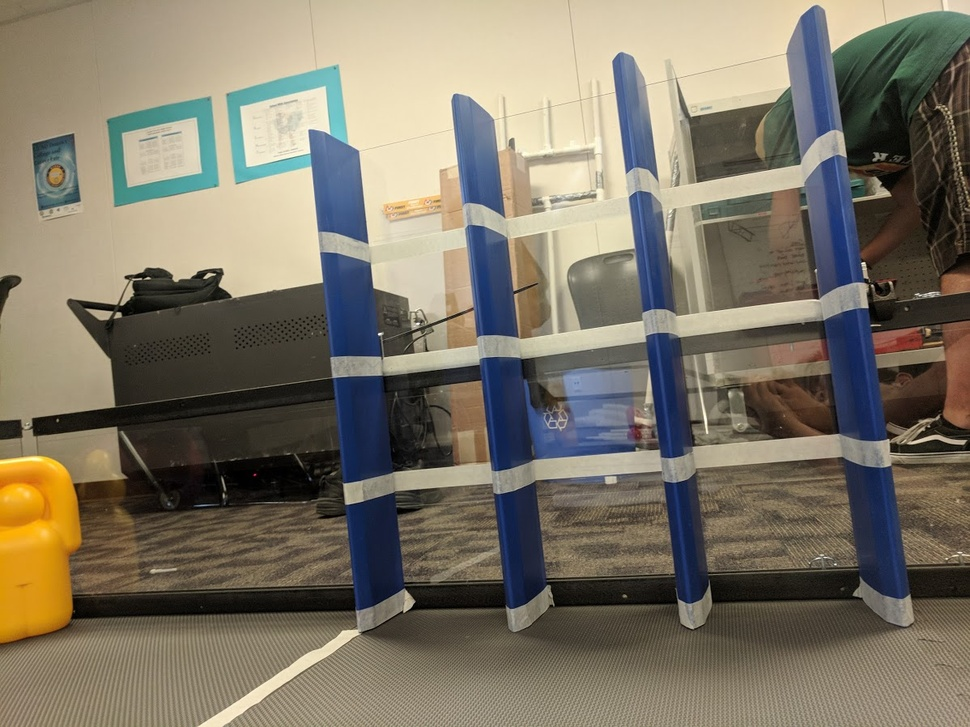
#> input picture images/row1.jpg, 970 x 727 px, shrunk from 1198 x 898 before the run, found by its file name
$ python DetectRows.py   (older library calls are emulated)
#> lines starting #> are read from the running program, lines starting #| are printed output that depends on the picture; after the words box and inside, x2 and y2 are one past the last pixel; in counts of white or black regions, pixels touching at a corner belong together
import numpy
import cv2

# Load Test Image
raw = cv2.imread("../images/cryptoboxes/row1.jpg")
#> raw is the input picture: shape (727, 970, 3); mean B, G, R 102.5, 118, 125.3

height, width = raw.shape[:2]
# Convert to HSV for color filtering
hsv = cv2.cvtColor(raw, cv2.COLOR_BGR2HSV)
#> hsv: shape (727, 970, 3); mean H, S, V 34, 76.7, 132.4

# Prepare a kernal ERODE/DIALTE
kernel = numpy.ones((4, 4), numpy.uint8)

# Erode, Dilate, and blur to clean the image up
hsv = cv2.erode(hsv, kernel)
#> hsv: shape (727, 970, 3); mean H, S, V 30.4, 64.3, 119.4
hsv = cv2.dilate(hsv, kernel)
#> hsv: shape (727, 970, 3); mean H, S, V 33.3, 71.1, 127.3
hsv = cv2.blur(hsv, (6, 6))
#> hsv: shape (727, 970, 3); mean H, S, V 33.3, 71.1, 127.4

# Set the HSV color rang to filter out
lower = numpy.array([90, 105, 25])  # Darker Blue Range
upper = numpy.array([130, 250, 150])  # Lighter Blue Range

# mask out all colors that fall outside the range above
mask = cv2.inRange(hsv, lower, upper)
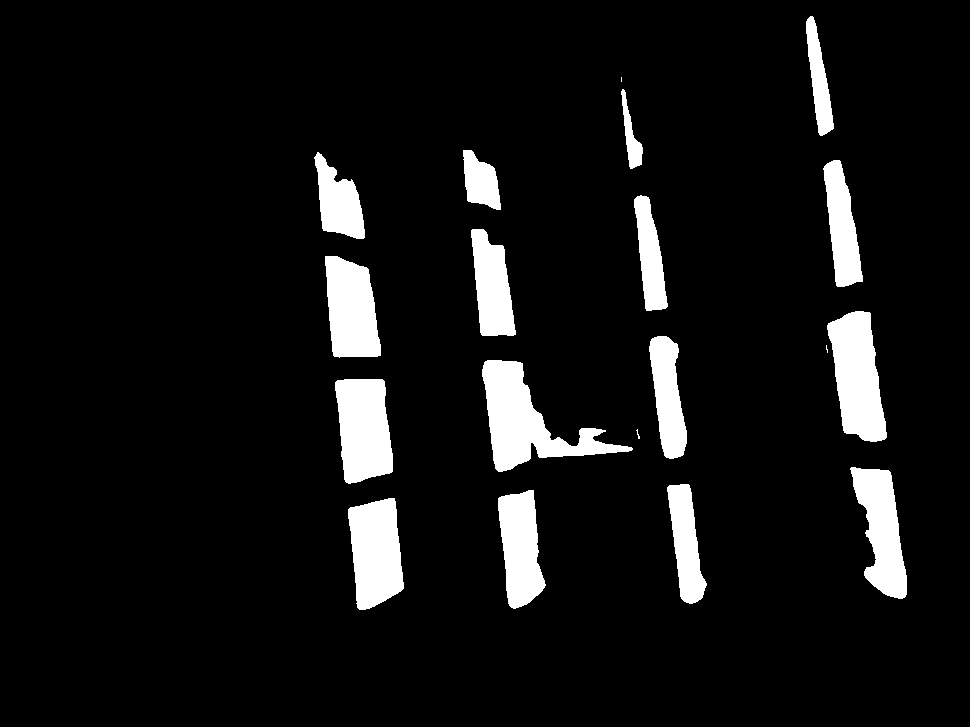
#> mask: shape (727, 970); 7.8% white; 19 white regions (3 under 20 px), largest, box (x1, y1, x2, y2) and area: (482, 360, 633, 472) 6281, (827, 311, 887, 442) 5243, (335, 379, 393, 484) 4902

# this is to join together the smaller blue segemnts of the
# crypto box that are split up by the white tape.
# In this case we are allowing the joing along the Y axis to be high.s

structure = cv2.getStructuringElement(cv2.MORPH_RECT, (10, 200))
mask = cv2.morphologyEx(mask, cv2.MORPH_CLOSE, structure)
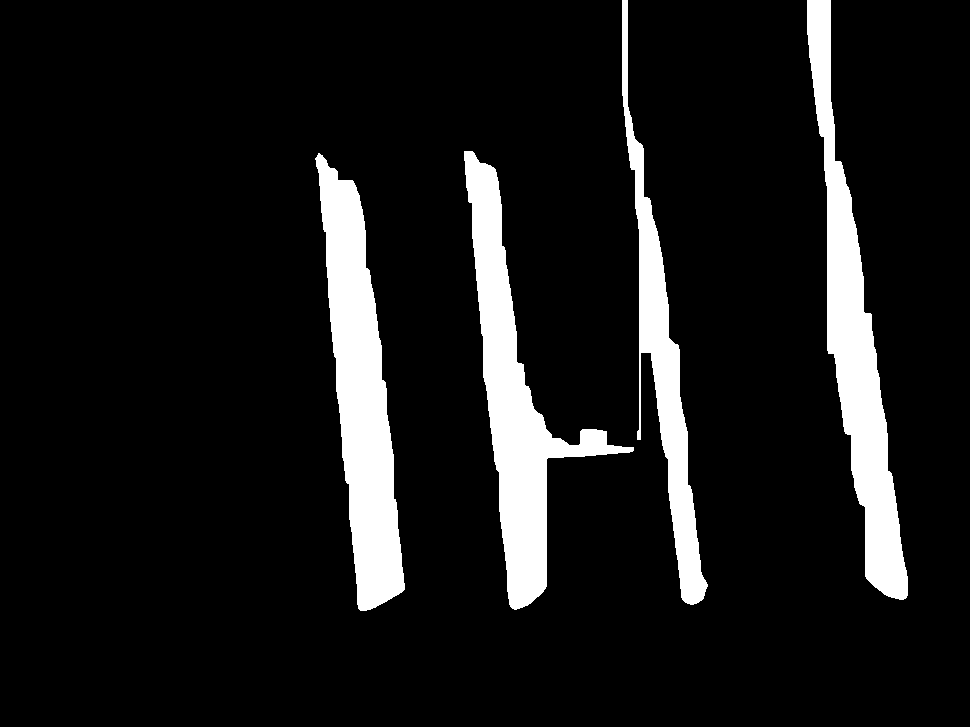
#> mask: shape (727, 970); 9.9% white; 4 white regions

im2, contours, hierarchy = cv2.findContours(mask, cv2.RETR_EXTERNAL, cv2.CHAIN_APPROX_SIMPLE)
#> contours = 4 contours; box (x1, y1, x2, y2) and area: (315, 153, 405, 611) 19396, (464, 151, 634, 610) 18588, (807, 0, 908, 600) 18180, (622, 0, 708, 605) 11001

boxes = []  # We use this to store our boxes

# Filter and generate bounding boxes that will later become our pillars.
for c in contours:
    cnt = c

    if cv2.contourArea(cnt) > 1000:  # Filter by area
        rect = cv2.minAreaRect(cnt)
        ((x, y), (w, h), angle) = rect

        ratio = max(numpy.abs(h / w), numpy.abs(w / h))

        box = cv2.boxPoints(rect)  # cv2.boxPoints(rect) for OpenCV 3.x
        box = numpy.int0(box)
        cv2.putText(raw, "Height: " + str(round(h, 3)), (int(x) - 10, int(y) - 15), 0, 0.4, (0, 255, 255), 1)
        cv2.putText(raw, "Width: " + str(round(w, 3)), (int(x) - 10, int(y) - 30), 0, 0.4, (0, 255, 255), 1)
        cv2.putText(raw, "Ratio: " + str(round(ratio, 3)), (int(x) - 10, int(y) + 20), 0, 0.4, (0, 255, 255), 1)
        cv2.putText(raw, "Angel: " + str(round(angle, 3)), (int(x) - 10, int(y) + 35), 0, 0.4, (0, 255, 255), 1)
        cv2.putText(raw, "Area: " + str(round(cv2.contourArea(cnt), 3)), (int(x) - 10, int(y) + 50), 0, 0.4,
                    (0, 255, 255), 1)

        if ratio > 3:  # Check to see if the box is tall
            boxes.append((x, y, w, h))  # If all true add the box to array
            cv2.putText(raw, "Accepted!", (int(x) - 10, int(y) + -50), 0, 0.5, (0, 255, 0), 1)
            cv2.circle(raw, (int(x), int(y)), 5, (0, 255, 0), 3)
            cv2.drawContours(raw, [box], 0, (0, 255, 0), 2)
        else:
            cv2.putText(raw, "Rejected!", (int(x) - 10, int(y) + -50), 0, 0.5, (0, 0, 255), 1)
            cv2.circle(raw, (int(x), int(y)), 5, (0, 0, 255), 3)
            cv2.drawContours(raw, [box], 0, (0, 0, 255), 2)
#> this loop made 4 passes
#> (x, y, w, h, angle, ratio, box) on passes 1 to 4: (359.8, 379.7, 51.04, 459.5, -5.83, 9, [[357, 610], [311, 153], [361, 148], [408, 605]]), (553.6, 372.9, 141.3, 460.9, -6.4, 3.26, [[509, 609], [457, 151], [598, 135], [649, 594]]), (845.3, 300.8, 49.35, 606.4, -7.61, 12.29, [[861, 604], [780, 3], [829, -3], [909, 598]]), (647.2, 303.2, 52.35, 608.2, -6.79, 11.62, [[657, 608], [585, 4], [637, -1], [709, 602]])
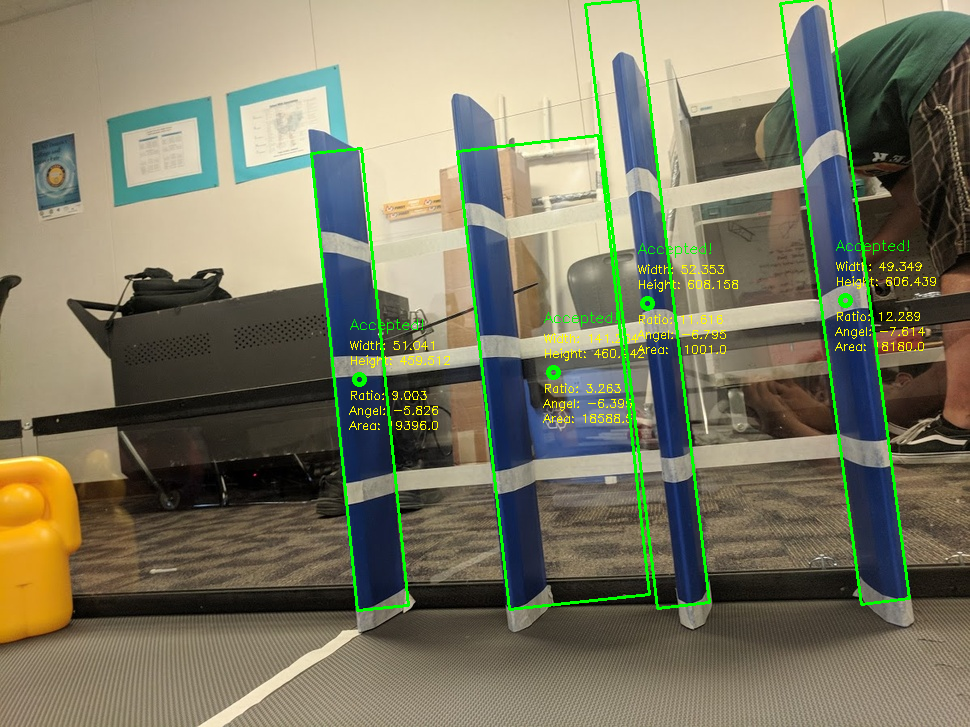
#> raw: shape (727, 970, 3); 2.78% of pixels changed, all inside (x1, y1, x2, y2) = (310, 0, 936, 612)
#> after the loop, boxes = [(359.8, 379.7, 51.04, 459.5), (553.6, 372.9, 141.3, 460.9), (845.3, 300.8, 49.35, 606.4), (647.2, 303.2, 52.35, 608.2)]


# Sort the boxes by X-Axis coord. This allows us to address each pillar by an index.
def getKey(item):
    return item[0]


boxes = sorted(boxes, key=getKey)
#> boxes = [(359.8, 379.7, 51.04, 459.5), (553.6, 372.9, 141.3, 460.9), (647.2, 303.2, 52.35, 608.2), (845.3, 300.8, 49.35, 606.4)]
#| 4


# Slot calulcation logic
def drawSlot(slot):
#> called with slot = 0
    leftRow = boxes[slot]  # Get the pillar to the left
#> leftRow = (359.8, 379.7, 51.04, 459.5)

    rightRow = boxes[slot + 1]  # Get the pillar to the right
#> rightRow = (553.6, 372.9, 141.3, 460.9)

    leftX = leftRow[0]  # Get the X Coord
#> leftX = 359.8
    rightX = rightRow[0]  # Get the X Coord
#> rightX = 553.6

    drawX = int((rightX - leftX) / 2) + leftX  # Calculate the point between the two
#> drawX = 455.8
    drawY = leftRow[1] + (
    leftRow[3] / 2)  # Calculate Y Coord. We wont use this in our bot's opetation, buts its nice for drawing
#> drawY = 609.4

    return (int(drawX), int(drawY))


# Draw Slots
print(len(boxes))
if len(boxes) >= 3:
    left = drawSlot(0)
#> left = (455, 609)
    center = drawSlot(1)
#> center = (599, 603)
    right = drawSlot(2)
#> right = (746, 607)

    cv2.putText(raw, "Left", (left[0] - 10, left[1] - 20), 0, 0.8, (0, 255, 255), 2)
    cv2.circle(raw, left, 5, (0, 255, 255), 3);
#> raw: shape (727, 970, 3); mean B, G, R 99.5, 122.2, 123.8

    cv2.putText(raw, "Center", (center[0] - 10, center[1] - 20), 0, 0.8, (0, 255, 255), 2)
    cv2.circle(raw, center, 5, (0, 255, 255), 3);
#> raw: shape (727, 970, 3); mean B, G, R 99.4, 122.4, 124

    cv2.putText(raw, "Right", (right[0] - 10, right[1] - 20), 0, 0.8, (0, 255, 255), 2)
    cv2.circle(raw, right, 5, (0, 255, 255), 3);
#> raw: shape (727, 970, 3); mean B, G, R 99.4, 122.6, 124.2

    bottomCenter = (int(width / 2), int(height))
    cv2.line(raw, bottomCenter, left, (255, 0, 0), 4)

    cv2.line(raw, bottomCenter, (bottomCenter[0], left[1]), (255, 255, 255), 3)
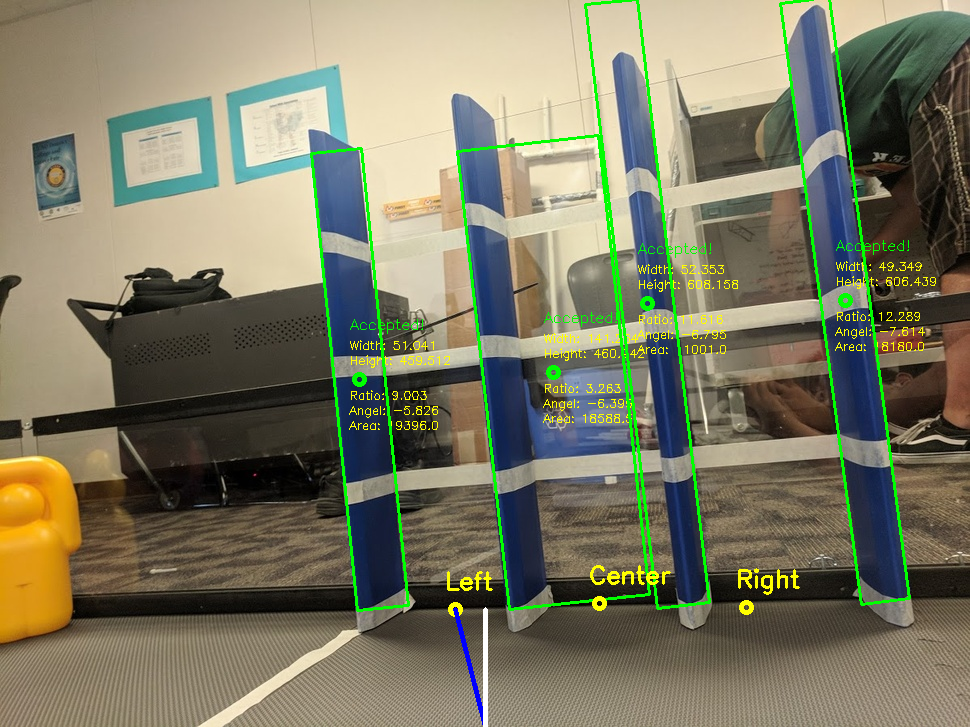
#> raw: shape (727, 970, 3); mean B, G, R 99.7, 122.7, 124.2

    distanceBetween = bottomCenter[0] - left[0]
#> distanceBetween = 30

    cv2.putText(raw, str(distanceBetween), bottomCenter, 0, 1, (255, 255, 255))
#> raw: shape (727, 970, 3); 0.01% of pixels changed, all inside (x1, y1, x2, y2) = (488, 706, 523, 727)

cv2.imshow("Raw", raw)
cv2.imshow("Mask", mask)

while (True):
    if cv2.waitKey(1) & 0xFF == ord('q'):
#> (key q is pressed here)
        break

$ run again, with images/row2.jpg copied over images/row1.jpg
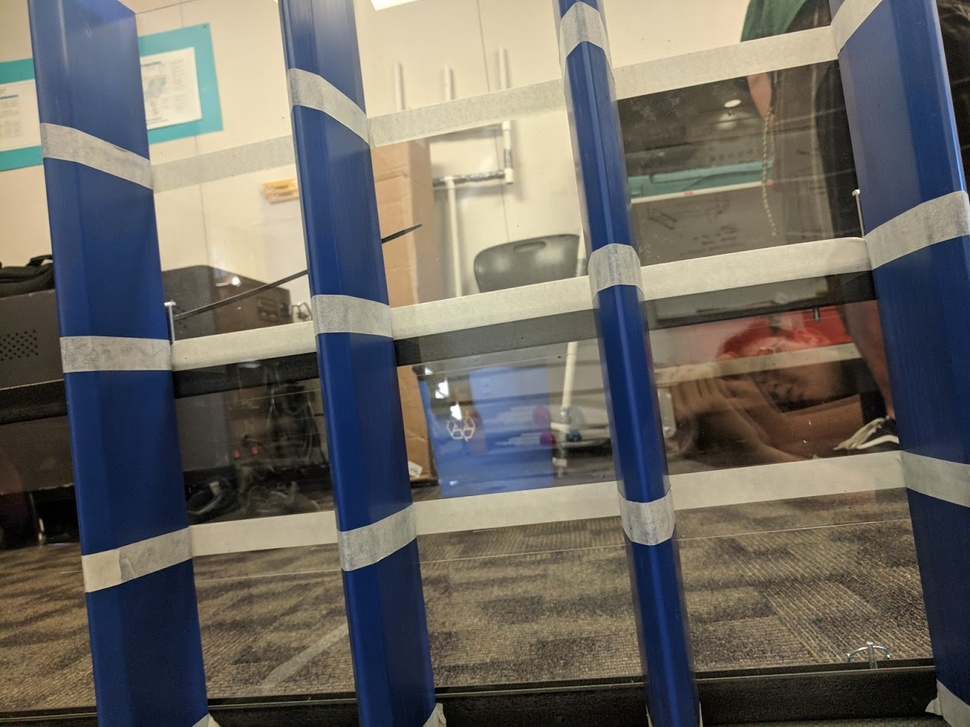
#> input picture images/row2.jpg, 970 x 727 px, shrunk from 1264 x 948 before the run, found by its file name
#> raw is the input picture: shape (727, 970, 3); mean B, G, R 98.8, 104.7, 107.9
#> `mask = cv2.morphologyEx(mask, cv2.MORPH_CLOSE, structure)`:
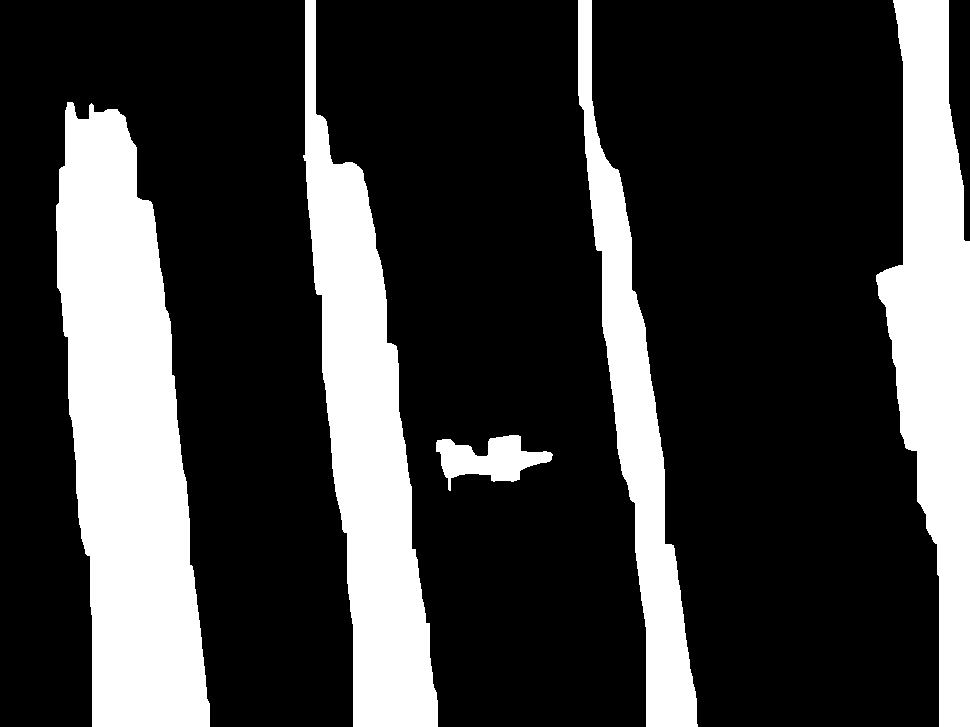
#> mask: shape (727, 970); 24.4% white; 5 white regions
#> contours = 5 contours; box (x1, y1, x2, y2) and area: (56, 102, 210, 727) 62032, (303, 0, 438, 727) 41983, (876, 0, 970, 727) 38444, (578, 0, 698, 727) 23563, (436, 435, 553, 491) 3105
#> the loop `for c in contours:` made 5 passes
#> (x, y, w, h, angle, ratio, box) on passes 1 to 4: (494.7, 457.5, 114.4, 51.62, -8.13, 2.22, [[441, 491], [434, 440], [547, 423], [555, 475]]), (126.6, 414.9, 118.5, 633.3, -4.56, 5.35, [[92, 735], [42, 103], [160, 94], [210, 725]]), (922.5, 363, 726, 93, -90, 7.81, [[969, 726], [876, 726], [876, 0], [969, 0]]), (632.7, 363.5, 52.76, 734.7, -6.28, 13.92, [[646, 731], [566, 1], [618, -4], [699, 725]])
#> after the loop `for c in contours:`: boxes = [(126.6, 414.9, 118.5, 633.3), (922.5, 363, 726, 93), (632.7, 363.5, 52.76, 734.7), (364.3, 363.6, 85.95, 734.8)]
#> `boxes = sorted(boxes, key=getKey)`: boxes = [(126.6, 414.9, 118.5, 633.3), (364.3, 363.6, 85.95, 734.8), (632.7, 363.5, 52.76, 734.7), (922.5, 363, 726, 93)]
#| 4
#> leftRow = (126.6, 414.9, 118.5, 633.3)
#> rightRow = (364.3, 363.6, 85.95, 734.8)
#> leftX = 126.6
#> rightX = 364.3
#> drawX = 244.6
#> drawY = 731.6
#> left = (244, 731)
#> center = (498, 730)
#> right = (776, 730)
#> `cv2.putText(raw, "Right", (right[0] - 10, right[1] - 20), 0, 0.8, (0, ..`:
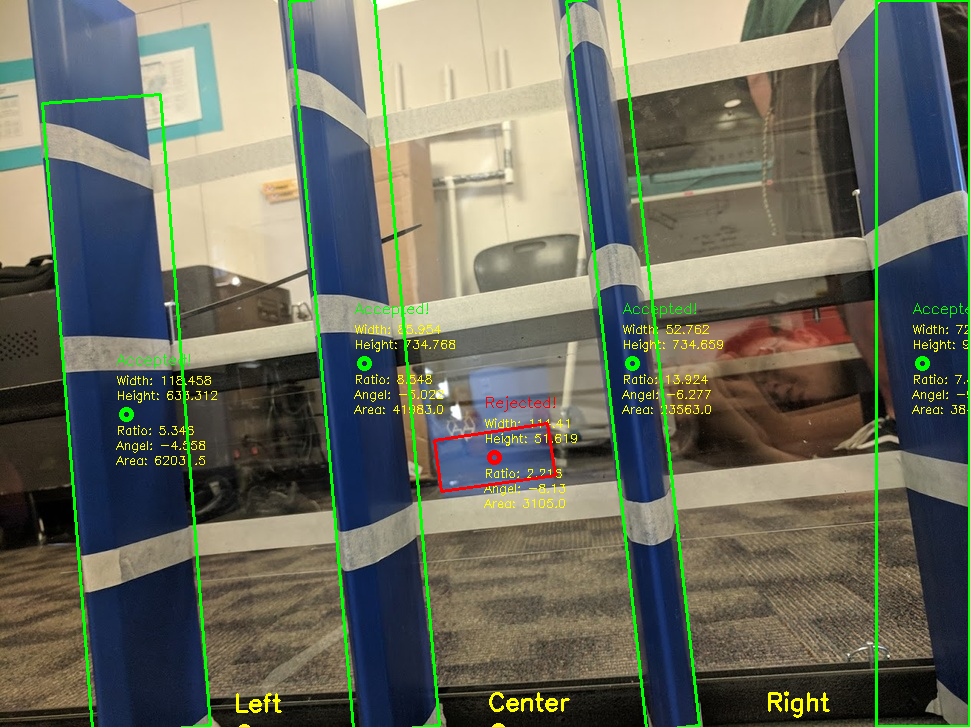
#> raw: shape (727, 970, 3); mean B, G, R 95.5, 110.2, 107.3
#> distanceBetween = 241
